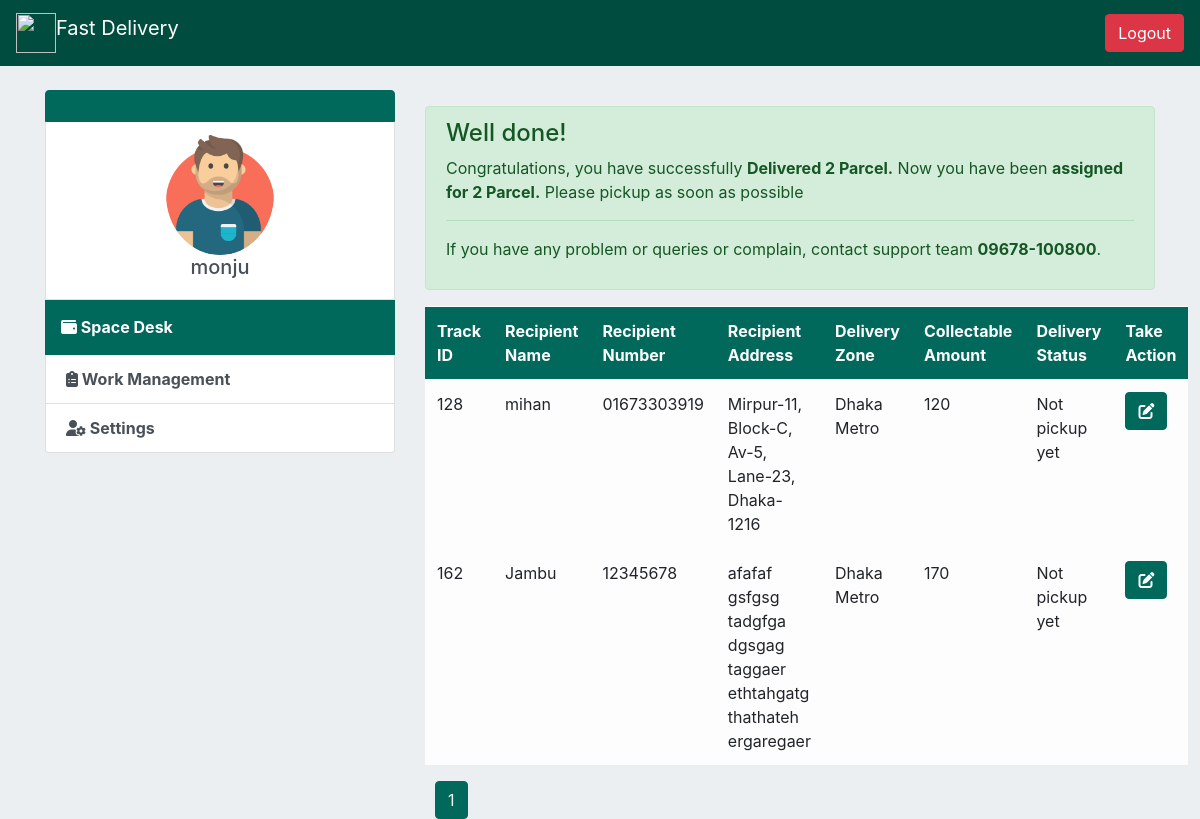
Screenshot of /staff_space.php (signed in) with the database file from the repository.
### tables this page shows
CREATE TABLE `parcel` (
  `p_id` int(11) NOT NULL,
  `m_id` int(11) DEFAULT NULL,
  `del_id` int(11) DEFAULT NULL,
  `del_man` varchar(50) NOT NULL DEFAULT 'Waiting',
  `par_status` varchar(50) DEFAULT NULL,
  `chrg` varchar(50) NOT NULL DEFAULT '0',
  `due_chrg` varchar(50) NOT NULL DEFAULT '0',
  `user_bal` varchar(50) NOT NULL DEFAULT '0',
  `payment` varchar(50) NOT NULL DEFAULT '0',
  `stamp_created` timestamp NOT NULL DEFAULT current_timestamp(),
  `modified_at` timestamp NOT NULL DEFAULT current_timestamp() ON UPDATE current_timestamp()
);

CREATE TABLE `delivery_info` (
  `del_id` int(11) NOT NULL,
  `del_area` varchar(100) DEFAULT NULL,
  `col_amount` int(11) DEFAULT NULL,
  `recv_name` varchar(50) DEFAULT NULL,
  `recv_number` varchar(50) DEFAULT NULL,
  `recv_address` varchar(100) DEFAULT NULL,
  `bok_date` date NOT NULL,
  `m_id` int(11) DEFAULT NULL
);

### staff_space.php (the view, shortened to what this page needs)
<?php
include "connect.php";
if(isset($_SESSION['SNAME']))
{
$SNAME= $_SESSION["SNAME"];
$ids = $_SESSION['SMEMBER_ID'];
}
else {
  echo "<script> location.href='staff_login.php' </script>";
}
include('header.php');
?>
<head>
</head>
  <div class="container"><div class="row">
  <div class="col-sm-12 col-md-12 col-lg-4"><div class="list-group">
  <div class="list-group-item list-group-item-action sidemenu">
  </div>
  <div class="list-group-item list-group-item-action ">
    <img src="images/profile.png" width="35%" height="35%" class="img-fluid rounded-circle mx-auto d-block" alt=""><h5 class="text-center bold"><?php echo $SNAME; ?></h5>
  </div>
  <div class="list-group-item list-group-item-action sidemenu" >
    <b><i class="fas fa-wallet"></i> Space Desk</div></b>
  <a type="button" class="list-group-item list-group-item-action" href="staff_work.php">
    <b><i class="fas fa-clipboard-list"></i> Work Management</a></b>
  <a type="button" class="list-group-item list-group-item-action" href="#">
    <b><i class="fas fa-user-cog"></i> Settings</a></b>
</div></div>
<?php
$sql = "SELECT(SELECT COUNT(p_id) FROM parcel NATURAL JOIN employee WHERE employee.emp_name = parcel.del_man AND employee.id='$ids' AND parcel.par_status='Delivered') as delivered,(SELECT COUNT(p_id) FROM parcel NATURAL JOIN employee WHERE employee.emp_name = parcel.del_man AND employee.id='$ids' AND parcel.par_status='Not pickup yet') as waiting";
$result = $conn->query($sql);
?>
<div class="col-sm-12 col-md-12 col-lg-8">
  <?php
  while($row = $result->fetch_assoc()) {
 echo "<div class='alert alert-success mt-3' role='alert'>
  <h4 class='alert-heading'>Well done!</h4>
  <p>Congratulations, you have successfully <b>Delivered ". $row["delivered"]." Parcel.</b> Now you have been <b> assigned for ". $row["waiting"]." Parcel.</b> Please pickup as soon as possible</p>
  <hr>
  <p class='b-0'>If you have any problem or queries or complain, contact support team <b>09678-100800</b>.</p>
</div>";
    }
    ?>
    <?php
    if (isset($_GET['page'])) {
        $page = $_GET['page'];
      }
      else
      {
        $page = 1;
      }
    $num_per_page= 04;
    $start_form = ($page-1)*04;
    $sql = "SELECT p_id , recv_name,recv_address,recv_number,col_amount,del_area,par_status FROM parcel NATURAL JOIN delivery_info WHERE parcel.del_id=delivery_info.del_id and parcel.par_status='Not pickup yet' and parcel.del_man='$SNAME' ORDER BY p_id ASC limit $start_form, $num_per_page";
    $result = $conn->query($sql);
    if($result->num_rows > 0){
    echo '<div class="table-responsive-sm">';
    echo '<table class="table table-light">';
  echo '<thead class="thead-bom">';
    echo "<tr>";
    echo '<th scope="col">Track ID</th>';
      echo '<th scope="col">Recipient Name</th>';
      echo '<th scope="col">Recipient Number</th>';
      echo '<th scope="col">Recipient  Address</th>';
      echo '<th scope="col">Delivery Zone</th>';
      echo '<th scope="col">Collectable Amount</th>';
      echo '<th scope="col">Delivery Status</th>';
      echo '<th scope="col">Take Action</th>';
 echo "</thead>";
  echo "<tbody>";
  while($row = $result->fetch_assoc()){
    echo "<tr>";
     echo "<td>" . $row["p_id"] . "</td>";
      echo "<td>". $row["recv_name"] . "</td>";
      echo "<td>". $row["recv_number"] . "</td>";
      echo "<td>". $row["recv_address"] . "</td>";
      echo "<td>". $row["del_area"] ."</th>";
      echo "<td>" . $row["col_amount"] . "</td>";
      echo "<td>" . $row["par_status"] . "</td>";
      echo "<td><button type='button' class='btn btn-own editbtn'><i class='fas fa-edit'></i></button></td>";
    echo "</tr>";
      }
  echo "</tbody>";
echo "</table>";
echo "</div>";
} else{
echo "<div class='alert alert-warning' role='alert'>
Sorry, dear Delivery Man you're not assign any parcel for delivery. Wait for the assigning to deliver the parcel in your nearby area. When you have assigned any task, this message will no longer show in your space desk. GOOD DAY!
</div>";
}
      $sql = "SELECT p_id , recv_name,recv_address,recv_number,col_amount,del_area FROM parcel NATURAL JOIN delivery_info WHERE parcel.del_id=delivery_info.del_id and parcel.par_status='Not pickup yet' and parcel.del_man='$SNAME'";
    $result = $conn->query($sql);
    $totalrecord = $result->num_rows;
    $totalpages = ceil($totalrecord/$num_per_page);
    for ($i=1; $i <=$totalpages ; $i++) {
      echo "<a href='all_parcel.php?page=".$i."' class='btn btn-own text-light' style='margin-left: 10px;'>$i</a>";
    }
?>
</div>
</div></div>
</body>
</html>

### header.php (shortened to what this page needs)
<!DOCTYPE html>
<html lang="en">
  <head>
    <link rel="stylesheet" type="text/css" href="css/bootstrap.min.css">
    <link rel="stylesheet" type="text/css" href="css/styles.css">
    <link rel="stylesheet" type="text/css" href="font/all.css">
  <link rel="stylesheet" href="//cdnjs.cloudflare.com/ajax/libs/morris.js/0.5.1/morris.css">
</head>
<body>
	    <nav class="navbar navbar-expand-lg navbar-dark bg-head">
  <a class="navbar-brand" href="#">
    <img src="images/icon1.png" width="40" height="40" class="d-inline-block align-top" alt="">Fast Delivery
  </a>
  <div class="collapse navbar-collapse justify-content-end" id="navbarSupportedContent">
    <button type="button" class="btn btn-danger" data-toggle="modal" data-target="#logoutModal">Logout</button>
  </div>
</nav>
<br>

### css/styles.css (style rules this page uses)
* { margin:0; padding: 0; box-sizing: border-box; }
html { height: 100%; }
.table .thead-bom { background-color: #00695c; color: white; }
.bg-head { background-color: #004d40 !important; color: white; }
.list-group-item.sidemenu { z-index: 2; color: #fff; background-color: #00695c; border-color: #00695c; padding:15px; color: white; }
.btn-own { color: #fff; background-color: #00695c; border-color: #00695c; }

### header.php (style rules this page uses)
body { background-color: #eceff1; }

### staff_space.php (style rules this page uses)
.bg-head { color: #fff; }

### rows the page displays
parcel: p_id "128", del.recv_name "mihan", del.recv_number "01673303919", del.recv_address "Mirpur-11, Block-C, Av-5, Lane-23, Dhaka-1216", del.del_area "Dhaka Metro", del.col_amount "120", par_status "Not pickup yet"
parcel: p_id "162", del.recv_name "Jambu", del.recv_number "12345678", del.recv_address "afafaf gsfgsg tadgfga dgsgag taggaer ethtahgatg thathateh ergaregaer", del.del_area "Dhaka Metro", del.col_amount "170", par_status "Not pickup yet"

### other values shown
$SNAME "monju"
$row["delivered"] "2"
$row["waiting"] "2"
